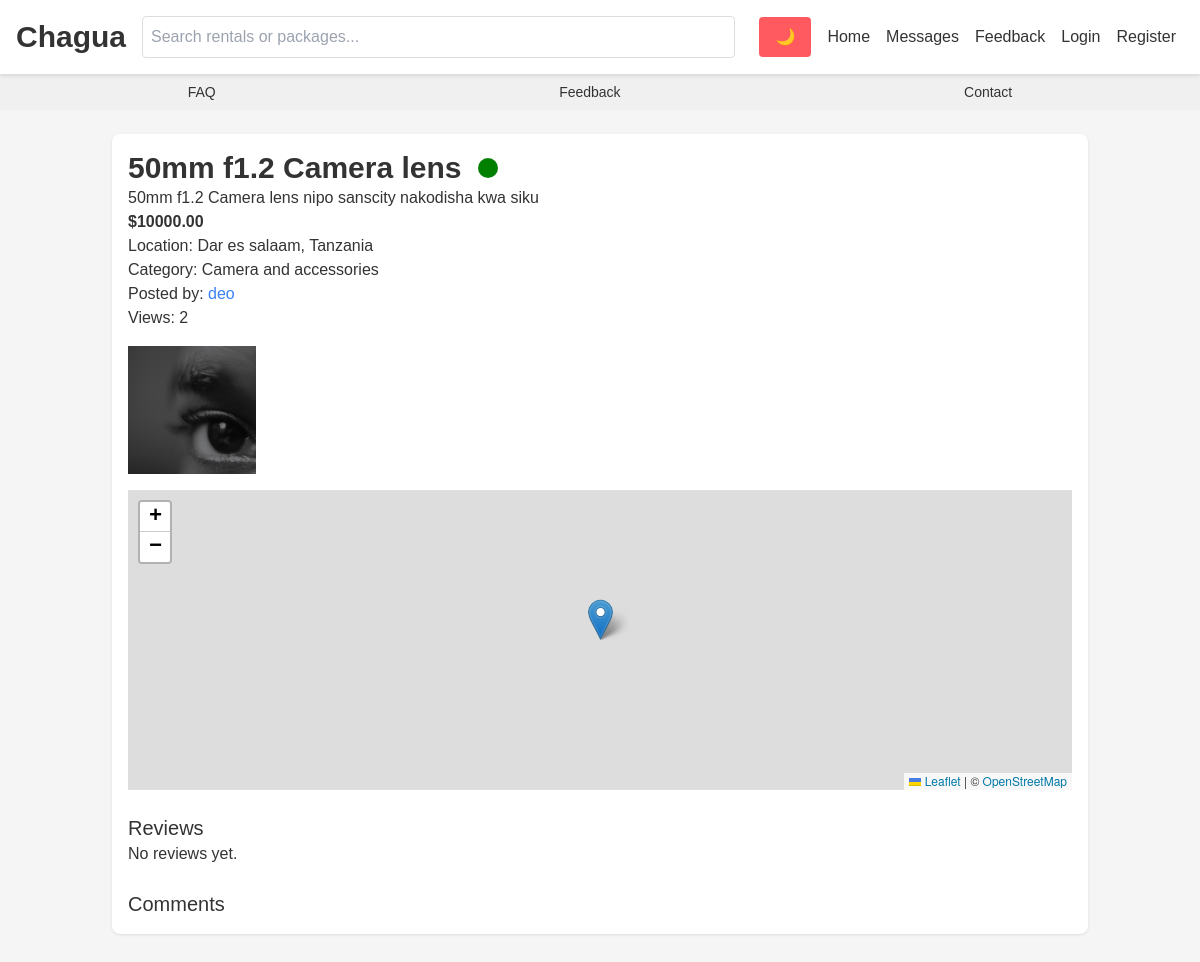
The app's page /rental/1/ with its own data.
### core/models.py (models this page shows, shortened)
class Rental(models.Model):
    owner = models.ForeignKey(User, on_delete=models.CASCADE, related_name='rentals')
    team = models.ForeignKey(Team, on_delete=models.SET_NULL, null=True, blank=True, related_name='rentals')
    category = models.ForeignKey(Category, on_delete=models.SET_NULL, null=True)
    title = models.CharField(max_length=255)
    description = models.TextField()
    price = models.DecimalField(max_digits=10, decimal_places=2, validators=[MinValueValidator(0)])
    city = models.CharField(max_length=100, blank=True)
    country = models.CharField(max_length=100, blank=True)
    latitude = models.FloatField(null=True, blank=True)
    longitude = models.FloatField(null=True, blank=True)
    created_at = models.DateTimeField(auto_now_add=True)
    media = models.ManyToManyField('Media', blank=True)
    likes = models.ManyToManyField(User, related_name='liked_rentals', blank=True)
    views = models.PositiveIntegerField(default=0)
    is_verified = models.BooleanField(default=False)
    is_featured = models.BooleanField(default=False)
    boosted = models.BooleanField(default=False)

class Category(models.Model):
    name = models.CharField(max_length=50)
    slug = models.SlugField(unique=True)

class User(AbstractUser):
    USER_TYPE_CHOICES = (('individual', 'Individual'), ('business', 'Business'))
    BADGE_CHOICES = (('blue', 'Blue'), ('green', 'Green'), ('gold', 'Gold'))
    user_type = models.CharField(max_length=10, choices=USER_TYPE_CHOICES, default='individual')
    email = models.EmailField(unique=True)
    phone_number = models.CharField(max_length=15, blank=True)
    profile_picture = models.ImageField(upload_to='profile_pics/', blank=True, null=True)
    is_verified = models.BooleanField(default=False)
    verification_document = models.FileField(upload_to='verification_docs/', blank=True, null=True)
    trust_badge = models.BooleanField(default=False)
    badge_color = models.CharField(max_length=10, choices=BADGE_CHOICES, blank=True, null=True)
    is_premium = models.BooleanField(default=False)
    bio = models.TextField(blank=True)
    is_custom_admin = models.BooleanField(default=False)
    admin_permissions = models.JSONField(default=dict)
    followers = models.ManyToManyField('self', symmetrical=False, related_name='following', blank=True)
    theme_preference = models.CharField(max_length=10, choices=(('light', 'Light'), ('dark', 'Dark')), default='light')
    perfect_activity_since = models.DateTimeField(null=True, blank=True)
    city = models.CharField(max_length=100, blank=True)
    country = models.CharField(max_length=100, blank=True)
    def __str__(self):
        return self.username

class Media(models.Model):
    file = models.FileField(upload_to='rental_media/', max_length=255)
    uploaded_by = models.ForeignKey(User, on_delete=models.CASCADE)
    uploaded_at = models.DateTimeField(auto_now_add=True)

### core/views.py (the view, shortened to what this page needs)
# urls.py: path('rental/<int:rental_id>/', views.rental_detail, name='rental_detail'),
def rental_detail(request, rental_id):
    rental = get_object_or_404(Rental, id=rental_id)
    rental.views += 1
    rental.save()
    comments = rental.comments.filter(parent__isnull=True)
    comment_form = CommentForm()
    review_form = ReviewForm()
    availability_form = AvailabilityForm()
    dispute_form = DisputeForm()
    task_form = TaskForm()
    contract_form = ContractForm(initial={'terms': rental.description, 'start_date': timezone.now().date(), 'end_date': timezone.now().date() + timezone.timedelta(days=7)})
    if request.headers.get('X-Requested-With') == 'XMLHttpRequest':
        return JsonResponse({'comments': [c.content for c in comments], 'availabilities': [{'start': a.start_date.isoformat(), 'end': a.end_date.isoformat()} for a in rental.availabilities.all()]})
    return render(request, 'core/rental_detail.html', {
        'rental': rental, 'comments': comments, 'comment_form': comment_form, 'review_form': review_form,
        'availability_form': availability_form, 'dispute_form': dispute_form, 'task_form': task_form,
        'contract_form': contract_form, 'templates': ContractTemplate.objects.all()
    })

### core/forms.py
class CommentForm(forms.ModelForm):
    class Meta:
        model = Comment
        fields = ['content']

class ReviewForm(forms.ModelForm):
    media_files = forms.FileField(widget=MultiFileInput(), required=False)  # Use custom MultiFileInput
    class Meta:
        model = Review
        fields = ['rating', 'comment', 'is_anonymous']

### core/templates/core/rental_detail.html (shortened to what this page needs)
{% extends 'core/base.html' %}
{% load i18n %}
{% block content %}
    <div class="card" data-rental-id="{{ rental.id }}">
        <h1 class="text-3xl font-bold">{{ rental.title }} {% if rental.is_verified %}<span class="badge green"></span>{% endif %}</h1>
        <p>{{ rental.description }}</p>
        <p class="font-bold">${{ rental.price }}</p>
        <p>{% trans "Location" %}: {{ rental.city }}, {{ rental.country }}</p>
        <p>{% trans "Category" %}: {{ rental.category.name }}</p>
        <p>{% trans "Posted by" %}: <a href="{% url 'profile' rental.owner.username %}" class="text-blue-500">{{ rental.owner }}</a></p>
        <p>{% trans "Views" %}: {{ rental.views }}</p>
        <div class="mt-4">
            {% for media in rental.media.all %}
                <img src="{{ media.file.url }}" class="w-32 h-32 object-cover inline-block mr-2 cursor-pointer" onclick="showModal('media-{{ media.id }}')">
            {% endfor %}
        </div>
        {% if rental.latitude and rental.longitude %}
            <div id="map-{{ rental.id }}" class="map mt-4" data-lat="{{ rental.latitude }}" data-lng="{{ rental.longitude }}"></div>
        {% endif %}
        <h3 class="mt-6 text-xl">{% trans "Reviews" %}</h3>
        {% for review in rental.review_set.all %}
            <div class="border-b py-2">
                <p>{{ review.comment }}</p>
                <p class="text-sm">{% if review.is_anonymous %}{% trans "Anonymous" %}{% else %}{{ review.reviewer }}{% endif %} - {{ review.rating }}/5 - {{ review.created_at }}</p>
                {% for media in review.media.all %}
                    <img src="{{ media.file.url }}" class="w-16 h-16 object-cover inline-block mr-2" alt="Review Media">
                {% endfor %}
            </div>
        {% empty %}
            <p>{% trans "No reviews yet." %}</p>
        {% endfor %}
        <h3 class="mt-6 text-xl">{% trans "Comments" %}</h3>
    </div>
{% endblock %}

### core/static/css/styles.css (style rules this page uses)
:root { --bg-light: #f5f5f5; --bg-dark: #1a1a1a; --text-light: #333; --text-dark: #e5e5e5; --card-light: #fff; --card-dark: #333; --primary: #ff5a5f; --primary-hover: #e04e52; }
body { font-family: 'Arial', sans-serif; background: var(--bg-light); color: var(--text-light); transition: all 0.3s ease; }
.card { background: var(--card-light); border-radius: 8px; padding: 1rem; margin-bottom: 1rem; box-shadow: 0 1px 3px rgba(0,0,0,0.1); }
.map { height: 300px; width: 100%; }
.badge { display: inline-block; width: 20px; height: 20px; border-radius: 50%; margin-left: 0.5rem; }
.badge.green { background: green; }

### records on screen
Rental: title "50mm f1.2 Camera lens", description "50mm f1.2 Camera lens nipo sanscity nakodisha kwa siku", price "10000.00", city "Dar es salaam", country "Tanzania", category.name "Camera and accessories", owner "deo", views "2"
Media: file (picture)
